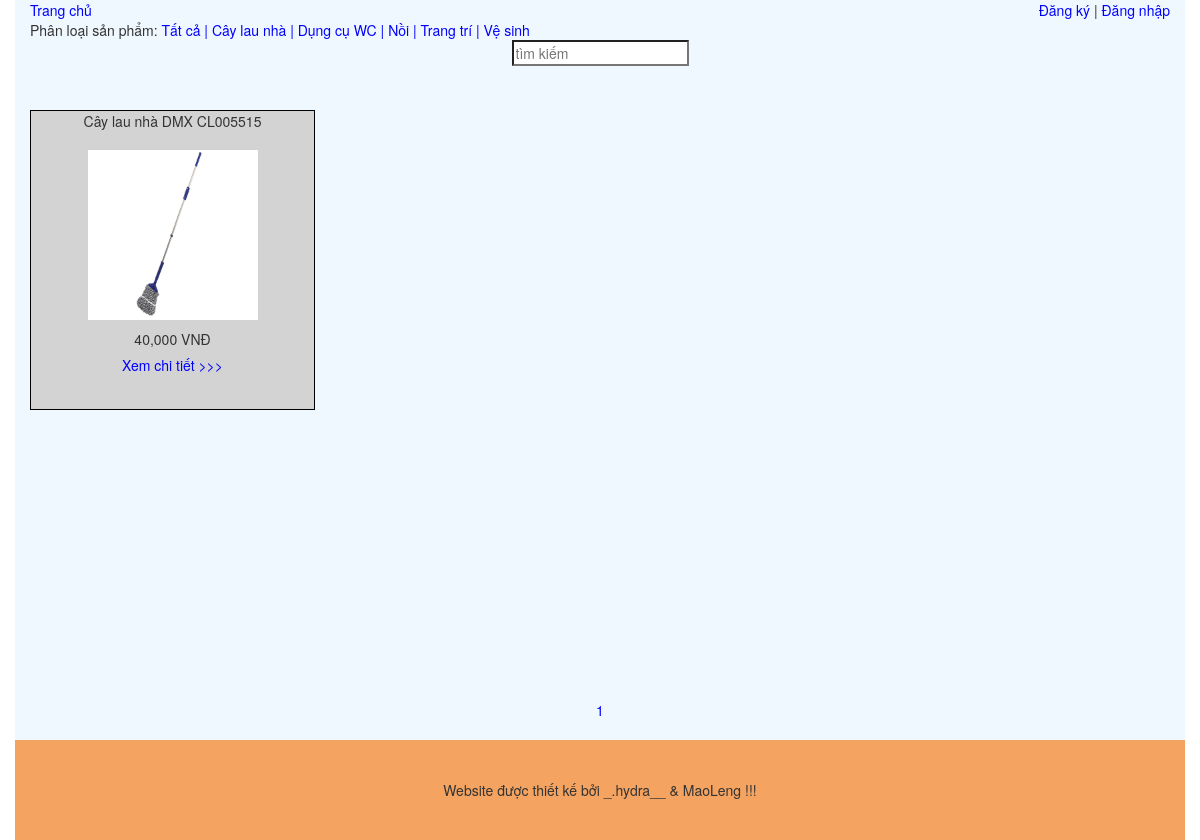
The page /index.php?tim_kiem=Cây lau nhà DMX CL005515 (signed in) on the database its author committed.
### tables this page shows
CREATE TABLE `types` (
  `id` int NOT NULL,
  `name` varchar(50) NOT NULL
);

CREATE TABLE `products` (
  `id` int NOT NULL,
  `name` varchar(200) NOT NULL,
  `description` mediumtext NOT NULL,
  `price` int NOT NULL,
  `image` varchar(200) NOT NULL,
  `manufacturer_id` int NOT NULL
);

### index.php (the view, shortened to what this page needs)
<!DOCTYPE html>
<html>
<head>
	<link rel="stylesheet" href="https://maxcdn.bootstrapcdn.com/bootstrap/3.4.1/css/bootstrap.min.css">
</head>
<body>
	<div id="div_tong" class="container">
		<div id="div_tren">
			<?php
			require 'connect.php';
			$sql = "SET GLOBAL sql_mode=(SELECT REPLACE(@@sql_mode,'ONLY_FULL_GROUP_BY',''))";
			mysqli_query($connect, $sql);
			$trang = 1;
			$tim_kiem = '';
			$type_id = '';
			if (isset($_GET['tim_kiem'])) {
				$tim_kiem = $_GET['tim_kiem'];
			}
			if ($type_id == "") {
				$sql_so_san_pham = "select count(*) from products
				where
				name like '%$tim_kiem%'";
			} else {
				$sql_so_san_pham = "select count(*)
				from products join product_type on product_type.product_id = products.id
				where
				products.name like '%$tim_kiem%' and product_type.type_id like '%$type_id%'
				group by products.name";
			}
			$mang_so_san_pham = mysqli_query($connect,$sql_so_san_pham);
			$ket_qua_so_san_pham = mysqli_fetch_array($mang_so_san_pham);
			$so_san_pham = $ket_qua_so_san_pham['count(*)'];
			$so_san_pham_1_trang = 8;
			$so_trang = ceil($so_san_pham/$so_san_pham_1_trang);
			$bo_qua = $so_san_pham_1_trang*($trang-1);
			require 'menu.php';
			?>
			<div class="left">
				Phân loại sản phẩm:
				<span>
					<a href="index.php">Tất cả</a>
				</span>
				<?php
				require "connect.php";
				$sql = "select * from types";
				$result = mysqli_query($connect,$sql);
				foreach ($result as $each) {
					?>
					<a href="index.php?tim_kiem=<?php echo $tim_kiem ?>&type_id=<?php echo $each['id'] ?>">
						| <?php echo $each["name"] ?>
					</a>
					<?php
				}
				?>
			</div>
			<?php
			if ($type_id == "") {
				$sql = "select * from products
				where
				products.name like '%$tim_kiem%'
				limit $so_san_pham_1_trang offset $bo_qua";
			}
			$result = mysqli_query($connect, $sql);
			?>
			<form>
				<input type="search" name="tim_kiem" value="" placeholder="tìm kiếm">
			</form>
		</div>
		<div id="div_giua">
			<?php foreach ($result as $each): ?>
				<ul>
					<li style="width: 25%; height: 300px; text-align: center;">
						<div style="height: 13%">
							<?php echo $each['name'] ?>
						</div>
						<div style="height: 60%">
							<img height="170px" width="170px" src="admin/products/<?php echo $each['image']; ?>">
						</div>
						<div style="height: 9%">
							<?php echo number_format($each['price']) ?> VNĐ
						</div>
						<div style="height: 9%">
							<a href="product_detail.php?id=<?php echo $each['id'] ?>">
								Xem chi tiết >>>
							</a>
						</div>
					</li>
				</ul>
			<?php endforeach ?>
		</div>
	</div>
	<div style="text-align: center; background: aliceblue" class="container">
		<div>
			<?php for ($i = 1; $i <= $so_trang ; $i++) { ?>
				<a href="?trang=<?php echo $i ?>&tim_kiem=<?php echo $tim_kiem ?>&type_id=<?php echo $type_id ?>">
					<?php echo $i ?>
				</a>
			<?php } ?>
		</div>
		<br>
	</div>
	<div id="div_duoi" class="container" style="background: sandybrown;">
		<br>
		<br>
		<div>
			<?php
			require 'footer.php';
			?>
		</div>
	</div>
</body>
</html>

### index.php (style rules this page uses)
a { text-decoration: none; }
a:link { color: blue; }
#div_tong { padding-bottom: 15px; background: aliceblue; min-height: 700px; max-height: 6000px; position: relative; margin: auto; }
#div_tren { text-align: center; height: 100px; }
#div_giua { max-height: 4900px; }
#div_duoi { height: 100px; background: aliceblue; text-align: center; bottom: 5px; }
.left { text-align: left; }
ul { list-style-type: none; padding: 0; }
ul li { float: left; position: relative; background: lightgray; width: 150px; border: 1px solid black; height: 50px; text-align: center; }

### rows shown on the page
types: name "Cây lau nhà"
types: name "Dụng cụ WC"
types: name "Nồi"
types: name "Trang trí"
types: name "Vệ sinh"
products: name "Cây lau nhà DMX CL005515", image (picture), price "40,000"
